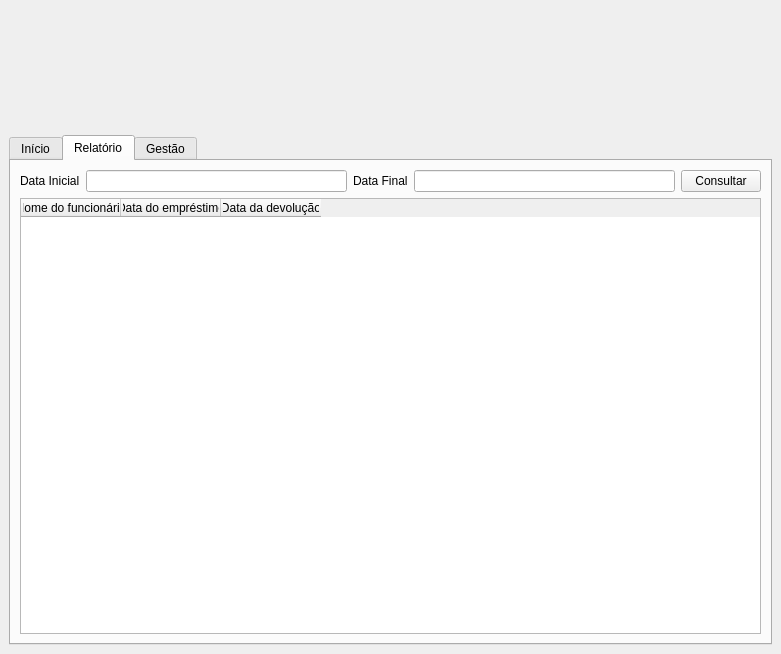
<?xml version="1.0" encoding="UTF-8"?>
<ui version="4.0">
 <class>MainWindow</class>
 <widget class="QMainWindow" name="MainWindow">
  <property name="geometry">
   <rect>
    <x>0</x>
    <y>0</y>
    <width>781</width>
    <height>654</height>
   </rect>
  </property>
  <property name="windowTitle">
   <string>Gestão de Empréstimo</string>
  </property>
  <property name="windowIcon">
   <iconset resource="icon.qrc">
    <normaloff>:/icon/icon.png</normaloff>:/icon/icon.png</iconset>
  </property>
  <widget class="QWidget" name="centralwidget">
   <layout class="QVBoxLayout" name="verticalLayout_2">
    <item>
     <widget class="QWidget" name="widget" native="true">
      <property name="maximumSize">
       <size>
        <width>16777215</width>
        <height>120</height>
       </size>
      </property>
      <property name="styleSheet">
       <string notr="true">image: url(:/icon/icon.png);
</string>
      </property>
      <layout class="QVBoxLayout" name="verticalLayout">
       <item>
        <spacer name="verticalSpacer">
         <property name="orientation">
          <enum>Qt::Vertical</enum>
         </property>
         <property name="sizeHint" stdset="0">
          <size>
           <width>97</width>
           <height>97</height>
          </size>
         </property>
        </spacer>
       </item>
      </layout>
     </widget>
    </item>
    <item>
     <widget class="QTabWidget" name="tabWidget">
      <property name="currentIndex">
       <number>1</number>
      </property>
      <widget class="QWidget" name="tab_inicio">
       <attribute name="title">
        <string>Início</string>
       </attribute>
       <layout class="QVBoxLayout" name="verticalLayout_3">
        <item>
         <widget class="QLabel" name="label">
          <property name="text">
           <string>&lt;html&gt;&lt;head/&gt;&lt;body&gt;&lt;p align=&quot;center&quot;&gt;&lt;span style=&quot; font-size:16pt; font-weight:600;&quot;&gt;Emprestar ou receber uniforme&lt;/span&gt;&lt;/p&gt;&lt;/body&gt;&lt;/html&gt;</string>
          </property>
         </widget>
        </item>
        <item>
         <widget class="QPushButton" name="btn_emprestar">
          <property name="maximumSize">
           <size>
            <width>16777214</width>
            <height>16777214</height>
           </size>
          </property>
          <property name="text">
           <string>Emprestar</string>
          </property>
         </widget>
        </item>
        <item>
         <widget class="QPushButton" name="btn_receber">
          <property name="text">
           <string>Receber</string>
          </property>
         </widget>
        </item>
        <item>
         <widget class="QLabel" name="label_2">
          <property name="text">
           <string>&lt;html&gt;&lt;head/&gt;&lt;body&gt;&lt;p align=&quot;center&quot;&gt;&lt;span style=&quot; font-size:16pt; font-weight:600;&quot;&gt;Empréstimos ativos&lt;/span&gt;&lt;/p&gt;&lt;/body&gt;&lt;/html&gt;</string>
          </property>
         </widget>
        </item>
        <item>
         <widget class="QTableWidget" name="tb_emprestimos_ativos">
          <attribute name="verticalHeaderVisible">
           <bool>false</bool>
          </attribute>
          <column>
           <property name="text">
            <string>Funcionário</string>
           </property>
          </column>
          <column>
           <property name="text">
            <string>Data do empréstimo</string>
           </property>
          </column>
          <column>
           <property name="text">
            <string>Uniforme</string>
           </property>
          </column>
         </widget>
        </item>
       </layout>
      </widget>
      <widget class="QWidget" name="tab_relatorio">
       <attribute name="title">
        <string>Relatório</string>
       </attribute>
       <layout class="QVBoxLayout" name="verticalLayout_4">
        <item>
         <layout class="QHBoxLayout" name="horizontalLayout">
          <item>
           <widget class="QLabel" name="lbl_data_inicial">
            <property name="text">
             <string>Data Inicial</string>
            </property>
           </widget>
          </item>
          <item>
           <widget class="QLineEdit" name="txt_data_inicial"/>
          </item>
          <item>
           <widget class="QLabel" name="lbl_data_final">
            <property name="text">
             <string>Data Final</string>
            </property>
           </widget>
          </item>
          <item>
           <widget class="QLineEdit" name="txt_data_final"/>
          </item>
          <item>
           <widget class="QPushButton" name="btn_consultar_relatorio">
            <property name="text">
             <string>Consultar</string>
            </property>
           </widget>
          </item>
         </layout>
        </item>
        <item>
         <widget class="QTableWidget" name="tb_relatorio">
          <column>
           <property name="text">
            <string>Nome do funcionário</string>
           </property>
          </column>
          <column>
           <property name="text">
            <string>Data do empréstimo</string>
           </property>
          </column>
          <column>
           <property name="text">
            <string>Data da devolução</string>
           </property>
          </column>
         </widget>
        </item>
       </layout>
      </widget>
      <widget class="QWidget" name="tab_gestao">
       <attribute name="title">
        <string>Gestão</string>
       </attribute>
       <layout class="QHBoxLayout" name="horizontalLayout_2">
        <item>
         <widget class="QWidget" name="col_esquerda" native="true">
          <layout class="QVBoxLayout" name="verticalLayout_6">
           <item>
            <widget class="QLabel" name="title_funcionario">
             <property name="text">
              <string>&lt;html&gt;&lt;head/&gt;&lt;body&gt;&lt;p align=&quot;center&quot;&gt;&lt;span style=&quot; font-size:16pt; font-weight:600;&quot;&gt;Funcionários&lt;/span&gt;&lt;/p&gt;&lt;/body&gt;&lt;/html&gt;</string>
             </property>
            </widget>
           </item>
           <item>
            <widget class="QLabel" name="lbl_nome_funcionario">
             <property name="text">
              <string>Nome</string>
             </property>
            </widget>
           </item>
           <item>
            <widget class="QLineEdit" name="txt_nome_funcionario"/>
           </item>
           <item>
            <widget class="QLabel" name="lbl_cpf_funcionario">
             <property name="text">
              <string>CPF</string>
             </property>
            </widget>
           </item>
           <item>
            <widget class="QLineEdit" name="txt_cpf_funcionario"/>
           </item>
           <item>
            <layout class="QHBoxLayout" name="horizontalLayout_3">
             <item>
              <widget class="QPushButton" name="btn_editar_funcionario">
               <property name="text">
                <string>Editar</string>
               </property>
              </widget>
             </item>
             <item>
              <widget class="QPushButton" name="btn_remover_funcionario">
               <property name="text">
                <string>Remover</string>
               </property>
              </widget>
             </item>
            </layout>
           </item>
           <item>
            <widget class="QPushButton" name="btn_adicionar_funcionario">
             <property name="text">
              <string>Adicionar</string>
             </property>
            </widget>
           </item>
           <item>
            <widget class="QTableWidget" name="tb_funcionarios">
             <column>
              <property name="text">
               <string>Nome</string>
              </property>
             </column>
             <column>
              <property name="text">
               <string>CPF</string>
              </property>
             </column>
            </widget>
           </item>
          </layout>
         </widget>
        </item>
        <item>
         <widget class="QWidget" name="col_direita" native="true">
          <layout class="QVBoxLayout" name="verticalLayout_5">
           <item>
            <widget class="QLabel" name="title_uniforme">
             <property name="text">
              <string>&lt;html&gt;&lt;head/&gt;&lt;body&gt;&lt;p align=&quot;center&quot;&gt;&lt;span style=&quot; font-size:16pt; font-weight:600;&quot;&gt;Uniformes&lt;/span&gt;&lt;/p&gt;&lt;/body&gt;&lt;/html&gt;</string>
             </property>
            </widget>
           </item>
           <item>
            <widget class="QLabel" name="lbl_nome_uniforme">
             <property name="text">
              <string>Nome</string>
             </property>
            </widget>
           </item>
           <item>
            <widget class="QLineEdit" name="txt_nome_uniforme"/>
           </item>
           <item>
            <layout class="QHBoxLayout" name="horizontalLayout_4">
             <item>
              <widget class="QPushButton" name="pushButton">
               <property name="text">
                <string>Editar</string>
               </property>
              </widget>
             </item>
             <item>
              <widget class="QPushButton" name="pushButton_2">
               <property name="text">
                <string>Remover</string>
               </property>
              </widget>
             </item>
            </layout>
           </item>
           <item>
            <widget class="QPushButton" name="pushButton_3">
             <property name="text">
              <string>Adicionar</string>
             </property>
            </widget>
           </item>
           <item>
            <widget class="QTableWidget" name="tb_uniforme">
             <column>
              <property name="text">
               <string>Nome</string>
              </property>
             </column>
            </widget>
           </item>
          </layout>
         </widget>
        </item>
       </layout>
      </widget>
     </widget>
    </item>
   </layout>
  </widget>
 </widget>
 <resources>
  <include location="icon.qrc"/>
 </resources>
 <connections/>
</ui>
